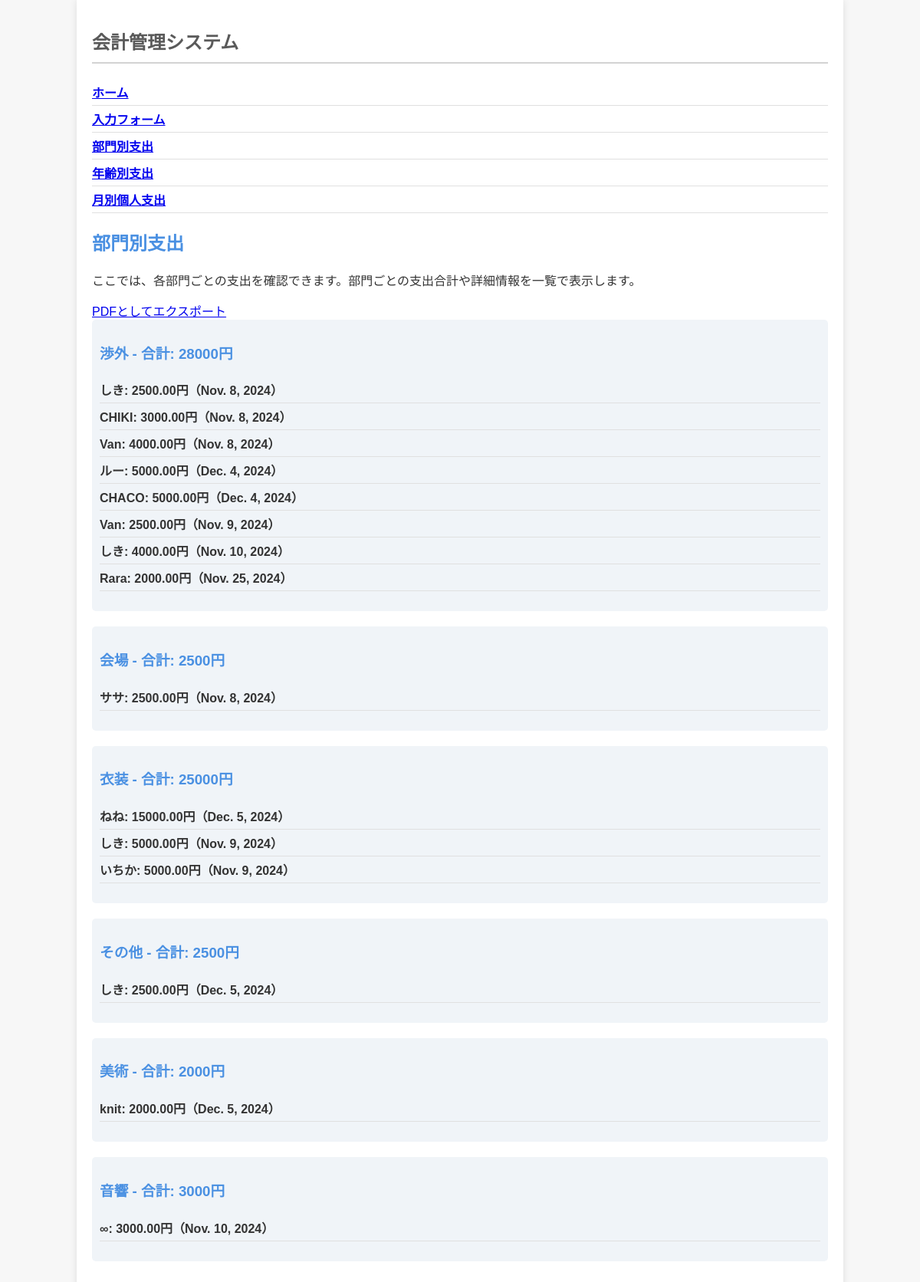
The app's page /accounting/department-expenses/ with its own data.
### accounting/models.py (models this page shows, shortened)
class Expense(models.Model):#すべてのもとになるclass
    DEPARTMENTS = [   #　係りをまとめたもの
        ('渉外', '渉外'),
        ('音響', '音響'),
        ('医務', '医務'),
        ('広報', '広報'),
        ('衣装', '衣装'),
        ('会場', '会場'),
        ('対外交渉', '対外交渉'),
        ('映像', '映像'),
        ('美術', '美術'),
        ('その他', 'その他')
    ]
    age = models.IntegerField()
    name = models.CharField(max_length=100)
    amount = models.DecimalField(max_digits=10, decimal_places=2)
    department = models.CharField(max_length=10, choices=DEPARTMENTS)
    institution = models.CharField(max_length=100, blank=True, null=True)
    content = models.TextField(blank=True, null=True)
    date = models.DateField()

### accounting/views.py (the view)
# urls.py: path('department-expenses/', views.department_expenses, name='department_expenses'),
def department_expenses(request):
    departments = Expense.objects.values('department').distinct()
    department_data = {}
    for dept in departments:
        department = dept['department']
        expenses = Expense.objects.filter(department=department)
        total = expenses.aggregate(Sum('amount'))['amount__sum'] or 0
        department_data[department] = {
            'total': total,#合計を表示
            'details': expenses,#支出の内訳を表示
        }
    return render(request, 'accounting/department_expenses.html', {'department_data': department_data})

### accounting/templates/accounting/department_expenses.html
{% extends "accounting/base.html" %}
{% block content %}
<h2>部門別支出</h2>
<p>ここでは、各部門ごとの支出を確認できます。部門ごとの支出合計や詳細情報を一覧で表示します。</p>
<a href="{% url 'export_department_expenses_pdf' %}" class="btn btn-primary">PDFとしてエクスポート</a>
{% for department, data in department_data.items %}
    <div class="department">
        <h3>{{ department }} - 合計: {{ data.total}}円</h3>
        <ul>
            {% for expense in data.details %}
                <li>{{ expense.name }}: {{ expense.amount }}円（{{ expense.date }}）</li>
            {% endfor %}
        </ul>
    </div>
{% endfor %}
{% endblock %}

### accounting/static/accounting/css/style.css (style rules this page uses)
body { font-family: Arial, sans-serif; background-color: #f7f7f7; color: #333; margin: 0; padding: 0; }
.department, .age-group, .person { margin-bottom: 20px; padding: 10px; background-color: #f0f4f8; border-radius: 5px; }
h2, h3 { color: #4a90e2; }
ul { list-style: none; padding: 0; }
li { padding: 5px 0; border-bottom: 1px solid #e0e0e0; }
li, td { font-weight: bold; color: #333; }

### records on screen
Expense: name "しき", amount "2500.00", date "Nov. 8, 2024"
Expense: name "CHIKI", amount "3000.00", date "Nov. 8, 2024"
Expense: name "Van", amount "4000.00", date "Nov. 8, 2024"
Expense: name "ルー", amount "5000.00", date "Dec. 4, 2024"
Expense: name "CHACO", amount "5000.00", date "Dec. 4, 2024"
Expense: name "Van", amount "2500.00", date "Nov. 9, 2024"
Expense: name "しき", amount "4000.00", date "Nov. 10, 2024"
Expense: name "Rara", amount "2000.00", date "Nov. 25, 2024"
Expense: name "ササ", amount "2500.00", date "Nov. 8, 2024"
Expense: name "ねね", amount "15000.00", date "Dec. 5, 2024"
Expense: name "しき", amount "5000.00", date "Nov. 9, 2024"
Expense: name "いちか", amount "5000.00", date "Nov. 9, 2024"
Expense: department "その他", total "2500", name "しき", amount "2500.00", date "Dec. 5, 2024"
Expense: name "knit", amount "2000.00", date "Dec. 5, 2024"
Expense: name "∞", amount "3000.00", date "Nov. 10, 2024"

### other values on screen
{{ department }} "渉外" "会場" "衣装" "美術" "音響"
{{ data.total }} "28000" "2500" "25000" "2000" "3000"
